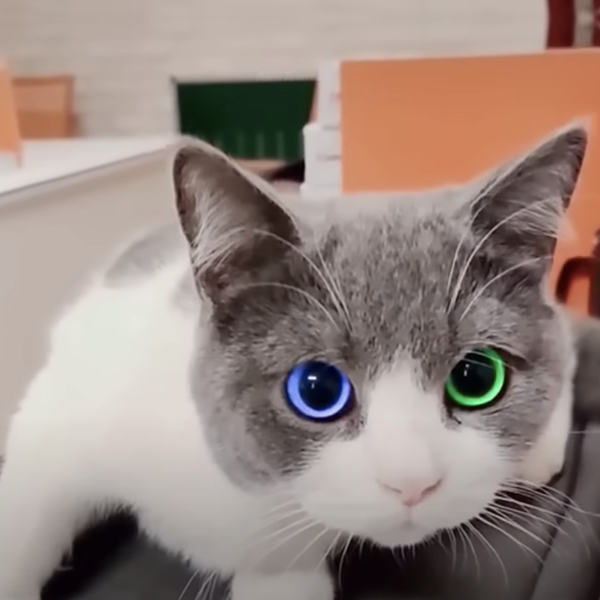
#> input picture exam/last_splash/Task 6/cat_train.png, 600 x 600 px
$ python ORB.py
#> lines starting #> are read from the running program, lines starting #| are printed output that depends on the picture; after the words box and inside, x2 and y2 are one past the last pixel; in counts of white or black regions, pixels touching at a corner belong together
import cv2
import numpy as np
import matplotlib.pyplot as plt

image1 = cv2.imread('cat_train.png', cv2.IMREAD_GRAYSCALE)
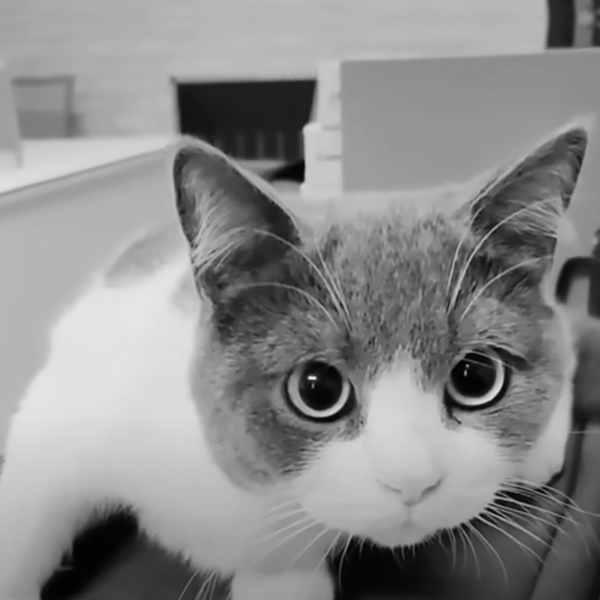
#> image1: shape (600, 600); min 0, max 237, mean 138.9
image2 = cv2.imread('cat_test2.png', cv2.IMREAD_GRAYSCALE)
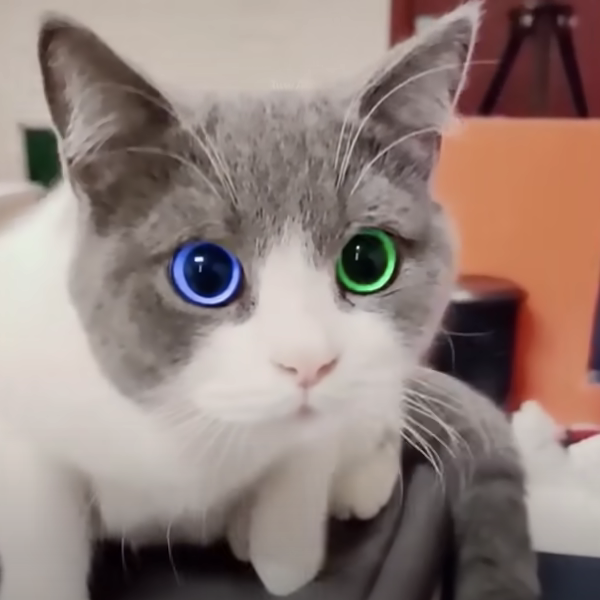
#> input picture exam/last_splash/Task 6/cat_test2.png, 600 x 600 px
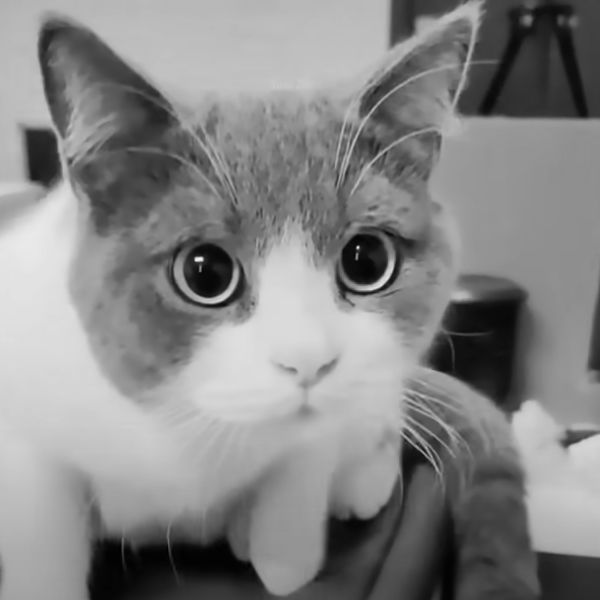
#> image2: shape (600, 600); min 1, max 240, mean 133.5

# 创建ORB对象并计算关键点和描述符
orb = cv2.ORB_create()
keypoints1, descriptors1 = orb.detectAndCompute(image1, None)
#> keypoints1 = 500 keypoints; strongest (x, y, size): (309, 377, 31), (314, 378, 31), (310, 377, 37.2), (313, 377, 53.6)
keypoints2, descriptors2 = orb.detectAndCompute(image2, None)
#> keypoints2 = 500 keypoints; strongest (x, y, size): (196, 259, 31), (201, 259, 31), (200, 259, 44.6), (202, 258, 37.2)

# 创建BFMatcher对象
bf = cv2.BFMatcher(cv2.NORM_HAMMING, crossCheck=True)

# 设置匹配度的阈值
threshold = 3  # 阈值可根据需要进行调整

# 使用BFMatcher进行匹配
matches = bf.match(descriptors1, descriptors2)
#> matches = 142 matches

# 按照匹配项的距离进行排序
matches = sorted(matches, key=lambda x: x.distance)

# 筛选出匹配度高于阈值的特征点
good_matches = [m for m in matches if m.distance < threshold * matches[0].distance]
#> good_matches = 100 matches

# 提取关键点的坐标
points1 = np.float32([keypoints1[m.queryIdx].pt for m in good_matches]).reshape(-1, 1, 2)
#> points1 = 100 rows, first 8: [360, 425], [312, 385.2], [388.8, 358.8], [360, 424.8], [462.8, 393.2], [344, 387], [462.2, 397.7], [454.5, 409.5]
points2 = np.float32([keypoints2[m.trainIdx].pt for m in good_matches]).reshape(-1, 1, 2)
#> points2 = 100 rows, first 8: [251, 306], [200.2, 269.3], [278.4, 231.6], [250.8, 306], [355.8, 281.2], [232.9, 272.3], [355.3, 286.7], [347.3, 293.8]

# 创建一个新的图像，将两幅图像并排显示
height, width = max(image1.shape[0], image2.shape[0]), image1.shape[1] + image2.shape[1]
#> height = 600; width = 1200
image_combined = np.zeros((height, width, 3), dtype=np.uint8)
image_combined[:image1.shape[0], :image1.shape[1]] = cv2.cvtColor(image1, cv2.COLOR_GRAY2BGR)
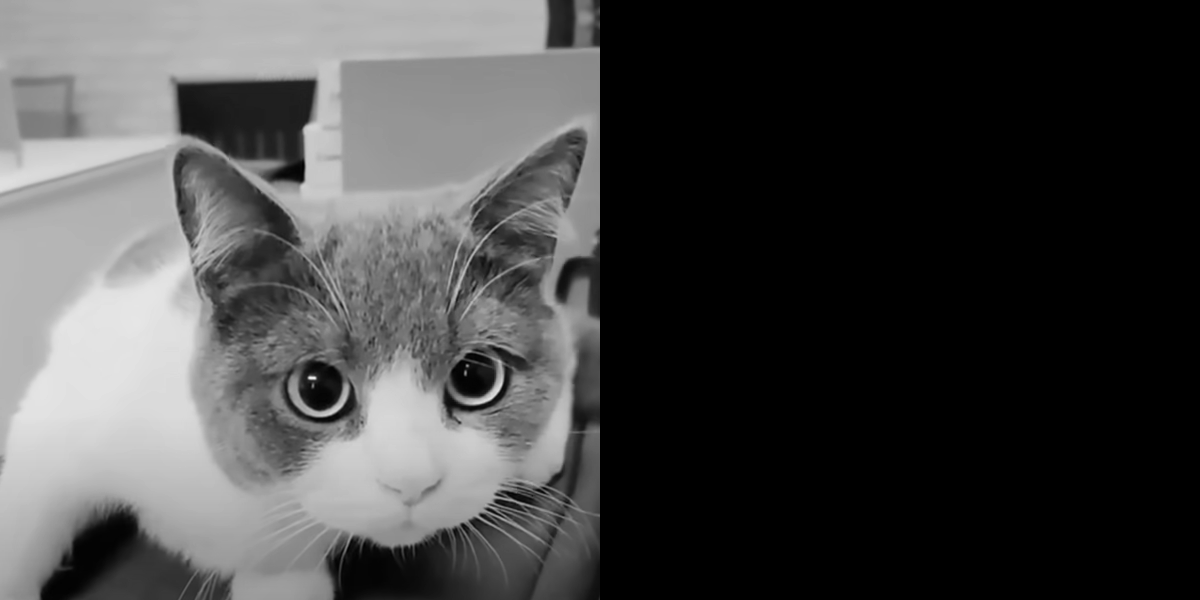
#> image_combined: shape (600, 1200, 3); min 0, max 237, mean 69.5
image_combined[:image2.shape[0], image1.shape[1]:] = cv2.cvtColor(image2, cv2.COLOR_GRAY2BGR)
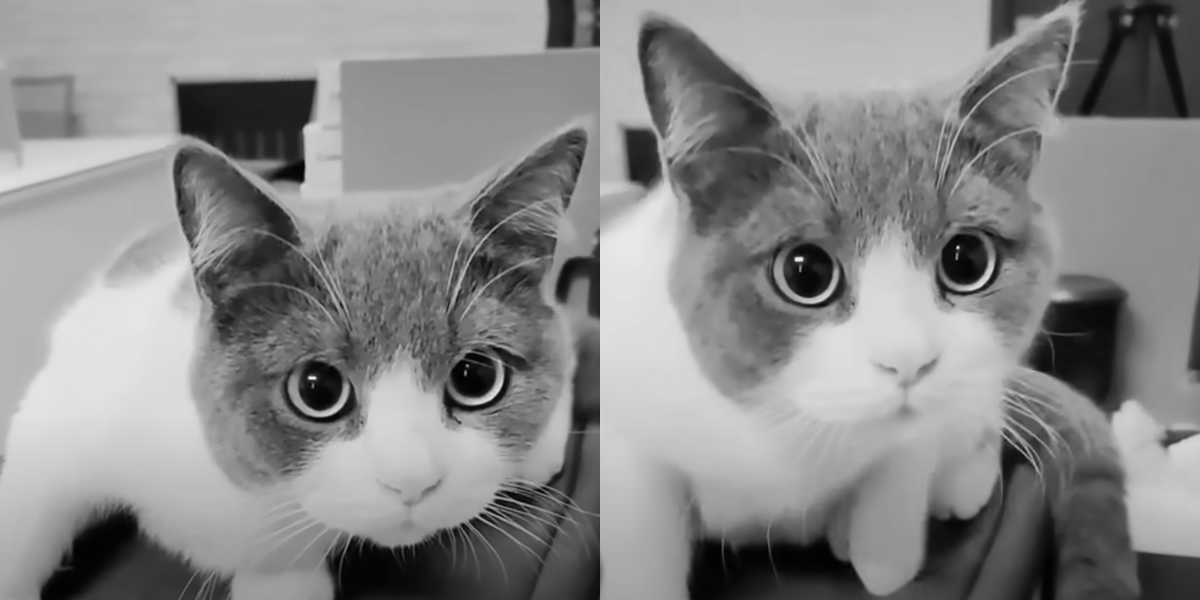
#> image_combined: shape (600, 1200, 3); min 0, max 240, mean 136.2

# 绘制连线
for i in range(len(points1)):
    pt1 = (int(points1[i][0][0]), int(points1[i][0][1]))
    pt2 = (int(points2[i][0][0]) + image1.shape[1], int(points2[i][0][1]))
    cv2.line(image_combined, pt1, pt2, (0, 255, 0), 1)
#> this loop made 100 passes
#> (pt1, pt2) on passes 1 to 12: ((360, 425), (851, 306)), ((312, 385), (800, 269)), ((388, 358), (878, 231)), ((360, 424), (850, 306)), ((462, 393), (955, 281)), ((343, 386), (832, 272)), ((462, 397), (955, 286)), ((454, 409), (947, 293)), ((447, 401), (940, 290)), ((362, 422), (853, 303)), ((462, 415), (955, 298)), ((309, 376), (795, 259))
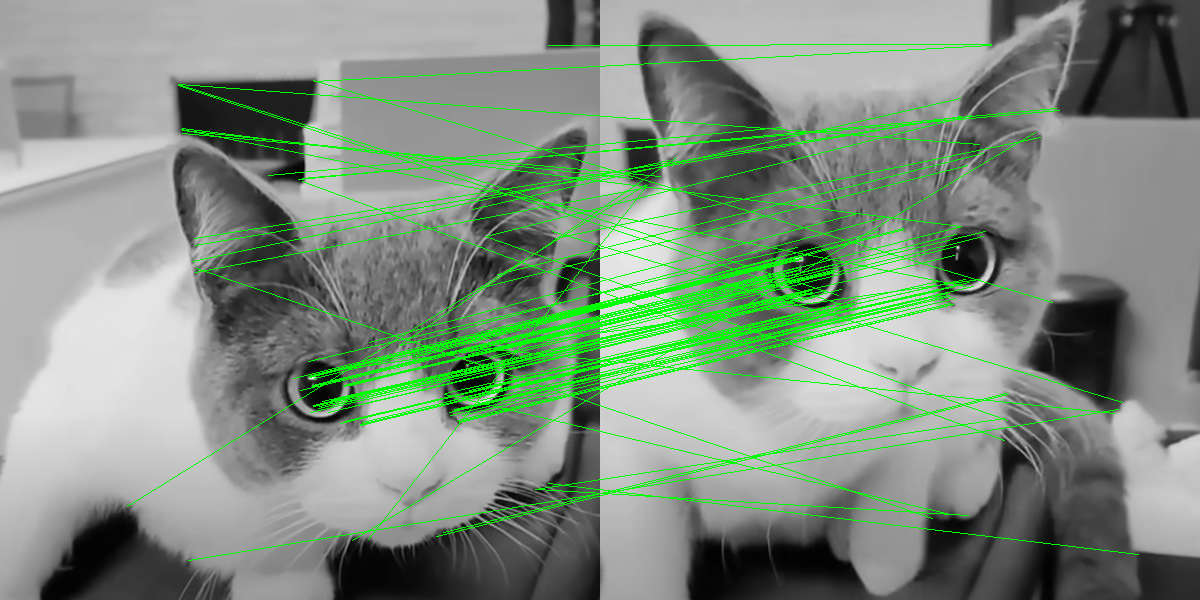
#> image_combined: shape (600, 1200, 3); 6.03% of pixels changed, all inside (x1, y1, x2, y2) = (127, 44, 1139, 561); drawn as B, G, R

# 显示图像
plt.imshow(cv2.cvtColor(image_combined, cv2.COLOR_BGR2RGB))
plt.title('Correspondence Visualization'), plt.xticks([]), plt.yticks([])
plt.show()
